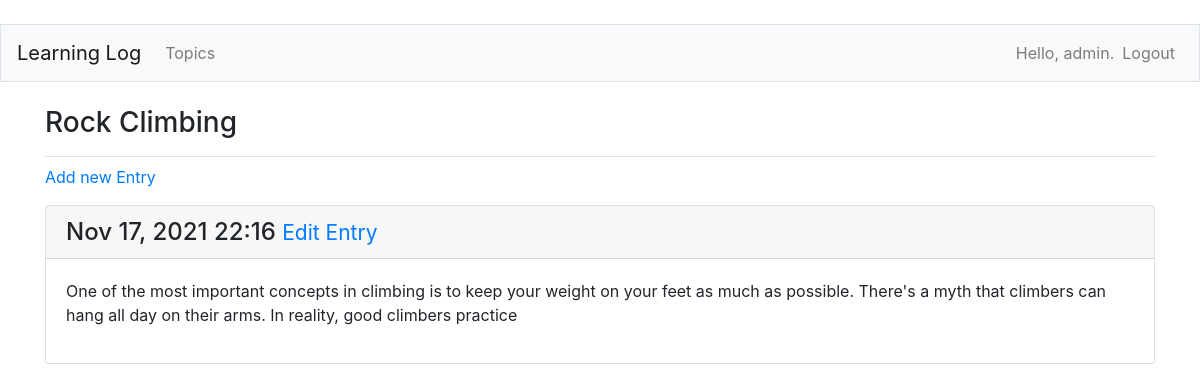
The page /topics/2/ (signed in) on the database its author committed.
### MainApp/models.py (models this page shows, shortened)
class Topic(models.Model):
    text = models.CharField(max_length = 200)
    date_added = models.DateTimeField(auto_now_add=True)
    owner = models.ForeignKey(User, on_delete=models.CASCADE)
    def __str__(self):
        return self.text

class Entry(models.Model):
    topic = models.ForeignKey(Topic, on_delete=models.CASCADE)
    text = models.CharField(max_length = 200)
    date_added = models.DateTimeField(auto_now_add=True)
    class Meta:
        verbose_name_plural = 'entries'

### MainApp/views.py (the view)
# urls.py: path('topics/<int:topic_id>/', views.topic, name = 'topic' ),
@login_required
def topic(request, topic_id):
    topic = Topic.objects.get(id = topic_id)
    if topic.owner != request.user:
        raise Http404
    entries = topic.entry_set.all()
    context = {"topic":topic, 'entries':entries}
    return render(request, "MainApp/topic.html", context)

### MainApp/templates/mainapp/topic.html
{%extends "MainApp/base.html"%}
{%block page_header %}
<h3>{{topic}}</h3>
{% endblock page_header %}
{% block content %}
<p>
    <a href="{% url 'MainApp:new_entry' topic.id %}">Add new Entry</a>
</p>
    {% for entry in entries %}
    <div class="card mb-3">
        <h4 class="card-header">
            {{ entry.date_added|date:'M d, Y H:i' }}
            <small><a href="{% url 'MainApp:edit_entry' entry.id %}">Edit Entry</a></small>
        </h4>
        <div class="card-body">
            {{ entry.text|linebreaks }}
        </div>
    </div>
    {% empty %}
    <p>There are no entries for this topic yet.</p>
    {% endfor %}
{% endblock content %}

### MainApp/templates/mainapp/base.html (shortened to what this page needs)
{% load bootstrap4 %}
<!doctype html>
<html lang="en">
<head>
    {% bootstrap_css %}
</head>
<body>
    <nav class = "navbar navbar-expand-md navbar-light bg-light mb-4 border">
        <a class = "navbar-brand" href="{% url 'MainApp:index'%}">Learning Log</a>
    <div class = "collapse navbar-collapse" id="navbarCollapse">
        <ul class="navbar-nav mr-auto">
            <li class = "nav-item">
                <a class="nav-link" href="{% url 'MainApp:topics'%}">Topics</a>
            </li>
        </ul>
        <ul class="navbar-nav ml-auto">
            {% if user.is_authenticated %}
            <li class = "nav-item">
                <span class="navbar-text">Hello, {{user.username}}.</span>
            </li>
            <li class="nav-item">
                <a class = "nav-link" href="{% url 'users:logout' %}">Logout</a>
            </li>
            {% endif %}
        </ul>
    </div>
    </nav>
    <main role = "main" class = "container">
        <div class="pb-2 mb-2 border-bottom">
            {% block page_header %}{% endblock page_header %}
        </div>
        <div>
            {% block content %}{% endblock content %}
        </div>
    </main>
</body>
</html>

### rows shown on the page
Topic: text "Rock Climbing"
Entry: date_added "Nov 17, 2021 22:16", text "One of the most important concepts in climbing is to keep your weight on your feet as much as possible. There's a myth that climbers can hang all day on their arms. In reality, good climbers practice"

### other values the page prints
{{ user.username }} "admin"
